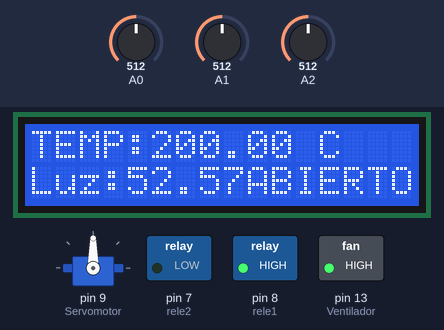
A sketch run on a simulated Arduino Uno, built with avr-gcc and run on an emulated ATmega328P. Parts: 16×2 character LCD, servo, switched loads named in the sketch (green lamp = pin HIGH). The test bench sets the inputs (shaded band); at power-on: A0 = 512, A1 = 512, A2 = 512. What the sketch prints to the serial monitor is not drawn.

Above: at 1.2 s.
1.3 s: A0 set to 925
At 3.2 s:
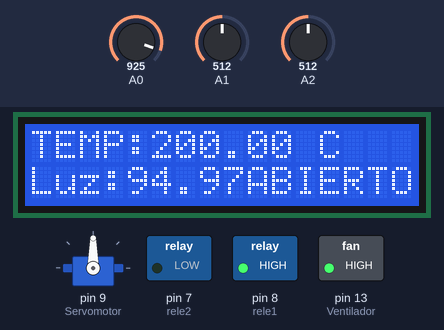
3.7 s: A0 set to 943
At 5.3 s:
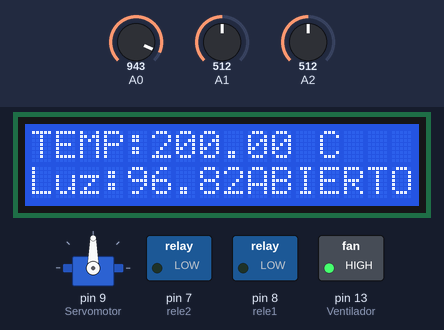
5.9 s: A1 set to 181
At 7.4 s:
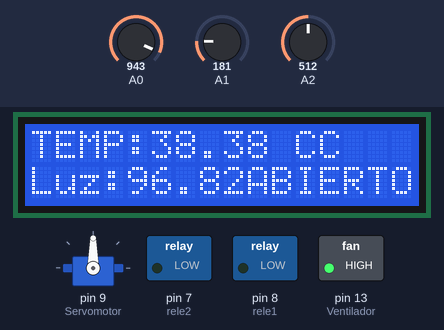
8.2 s: A1 set to 148
At 9.5 s:
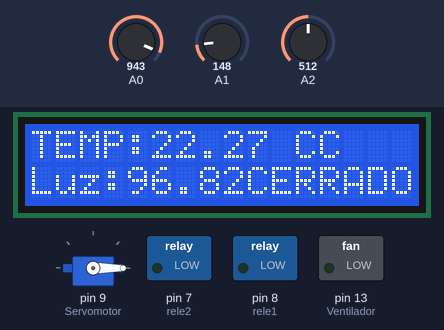
10.4 s: A0 set to 960
At 11.6 s:
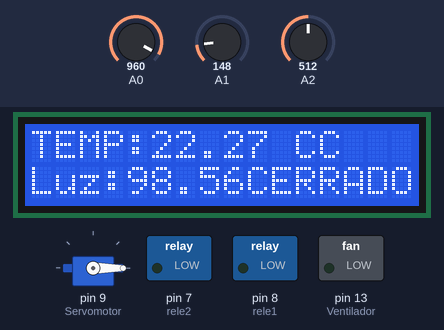
12.6 s: A0 set to 982
At 13.6 s:
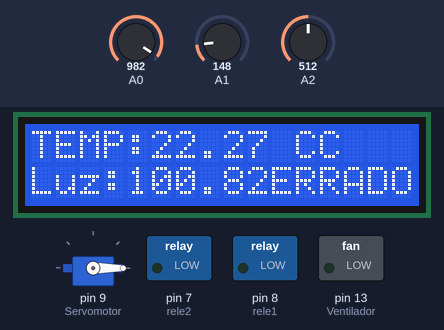
Timing chart, 0 to 15.6 s (numbered marks = the images above; inputs shaded):
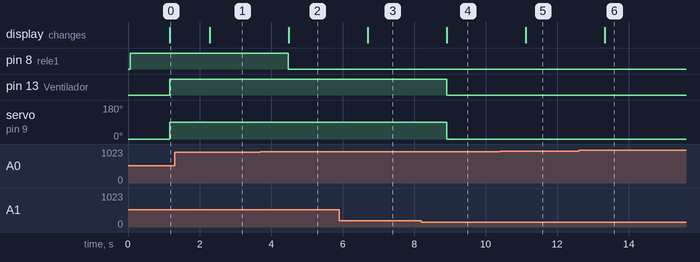

The sketch:

Invernadero.ino
```cpp
#include <LiquidCrystal.h>
#include <Servo.h>

Servo Servomotor;

//Relevadores------------
int rele1 = 8;
int rele2 = 7;
//-----------------------

//Ventilador-------------
const int Ventilador = 13;
//-----------------------

//Fotoresistencia--------
int Fotoresistencia = 0;
double Luz;
//-----------------------

//Temperatura------------
int SensorTemp;
double Temperatura;
//-----------------------

LiquidCrystal lcd (12,11,5,4,3,2);
const int inPin =0;

void setup() {
    lcd.begin(16,2);
    Serial.begin(9600);

    pinMode(Ventilador, OUTPUT);

    pinMode(A1, INPUT);

  Servomotor.attach(9);

    pinMode(rele1, OUTPUT);
    pinMode(rele2, OUTPUT);

}

void loop()
{
//Potenciometro----------
int Potenciometro = analogRead(A2);
float voltage = Potenciometro * (5.0 / 1023.0);
//-----------------------
  if(voltage < 2.50){
    digitalWrite(rele2, HIGH);
  }
  else{
    digitalWrite(rele2, LOW);
  }

  if (Luz < 96) {
    digitalWrite(rele1, HIGH);
  }
   else{
    digitalWrite(rele1, LOW);
  }

  if (Temperatura < 30) {
    Servomotor.write(0);
    digitalWrite (Ventilador, LOW);
    lcd.setCursor(9,1);
    lcd.print("CERRADO");
  }
  if (Temperatura > 35) {
    Servomotor.write(90);
  digitalWrite (Ventilador, HIGH);
    lcd.setCursor(9,1);
    lcd.print("ABIERTO");
  }

  lcd.setCursor(0,0);
  lcd.print("TEMP:");
  lcd.print(Temperatura);
  lcd.print(" C");

  lcd.setCursor(0,1);
  lcd.print("Luz:");
  lcd.print(Luz);

  delay(1000);

  Serial.println(analogRead(0));
  delay(100);

//Fotoresistencia-----------
  Fotoresistencia = analogRead(A0);
  Luz = (double)Fotoresistencia /9.74;
//---------------------------

//Calculo De Temperatura A Centigrados
    SensorTemp = analogRead(A1);
    Temperatura =(double)SensorTemp / 1024;
    Temperatura = Temperatura * 5;
    Temperatura = Temperatura - 0.5;
    Temperatura = Temperatura * 100;
//--------------------------------------------

}
```

Measured:
- the behaviour switches between 935 and 936 on A0 (found by bisection; images 1 and 2)
- the behaviour switches between 164 and 163 on A1 (found by bisection; images 3 and 4)
- the behaviour switches between 973 and 974 on A0 (found by bisection; images 5 and 6)
- after the input at 1.3 s, the display: changes after 0.98 s (image 1)
- after the input at 3.7 s, pin 8 (rele1): HIGH → LOW after 0.79 s; the display: changes after 0.79 s (image 2)
- after the input at 5.9 s, the display: changes after 0.80 s (image 3)
- after the input at 8.2 s, pin 13 (Ventilador): HIGH → LOW after 0.71 s; servo on pin 9 (Servomotor): 90° → 0° after 0.71 s; the display: changes after 0.71 s (image 4)
- after the input at 10.4 s, the display: changes after 0.72 s (image 5)
- after the input at 12.6 s, the display: changes after 0.73 s (image 6)
